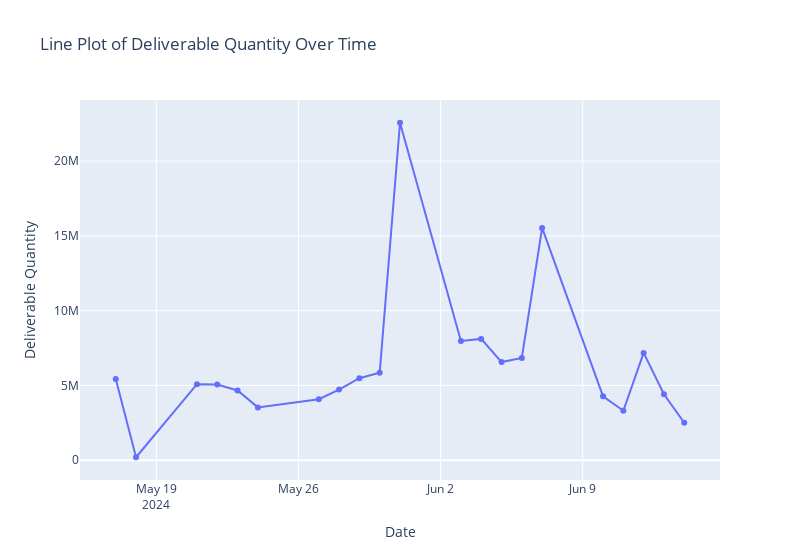

Notebook code for this chart:
### Markdown cell above
# FOR DAILY

### Code cell
fig = go.Figure()


fig.add_trace(go.Scatter(x=x, y=y, mode='lines+markers', name='Deliverable Quantity'))

fig.update_layout(
    title='Line Plot of Deliverable Quantity Over Time',
    xaxis_title='Date',
    yaxis_title='Deliverable Quantity',
    template='plotly',
    width=800
)


fig.show()

### Figure 1 — Plotly figure (JSON) as saved in the notebook; plotly's stock layout.template omitted (floating-point values rounded to 4 significant figures)
{"data": [{"mode": "lines+markers", "name": "Deliverable Quantity", "type": "scatter", "x": ["2024-05-17T00:00:00", "2024-05-18T00:00:00", "2024-05-21T00:00:00", "2024-05-22T00:00:00", "2024-05-23T00:00:00", "2024-05-24T00:00:00", "2024-05-27T00:00:00", "2024-05-28T00:00:00", "2024-05-29T00:00:00", "2024-05-30T00:00:00", "2024-05-31T00:00:00", "2024-06-03T00:00:00", "2024-06-04T00:00:00", "2024-06-05T00:00:00", "2024-06-06T00:00:00", "2024-06-07T00:00:00", "2024-06-10T00:00:00", "2024-06-11T00:00:00", "2024-06-12T00:00:00", "2024-06-13T00:00:00", "2024-06-14T00:00:00"], "y": [5428897, 201491, 5085153, 5066600, 4664587, 3535961, 4082361, 4723117, 5485547, 5848165, 22566239, 7974682, 8113166, 6563777, 6844746, 15535234, 4275279, 3309314, 7179724, 4415299, 2508255]}], "layout": {"title": {"text": "Line Plot of Deliverable Quantity Over Time"}, "width": 800, "xaxis": {"title": {"text": "Date"}}, "yaxis": {"title": {"text": "Deliverable Quantity"}}}}
